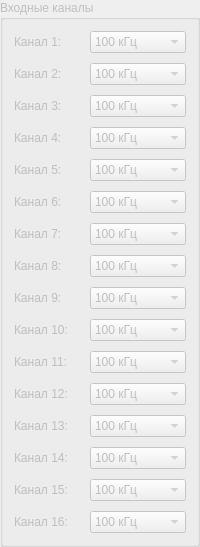
              <widget class="QGroupBox" name="gB_settingFreeq_inputs">
               <property name="enabled">
                <bool>false</bool>
               </property>
               <property name="title">
                <string>Входные каналы</string>
               </property>
               <layout class="QGridLayout" name="gridLayout_6">
                <item row="0" column="0">
                 <layout class="QVBoxLayout" name="verticalLayout_3">
                  <property name="spacing">
                   <number>10</number>
                  </property>
                  <item>
                   <layout class="QHBoxLayout" name="horizontalLayout_35">
                    <item>
                     <widget class="QLabel" name="l_ch_17">
                      <property name="text">
                       <string>Канал 1:</string>
                      </property>
                     </widget>
                    </item>
                    <item>
                     <widget class="QComboBox" name="cmbB_freeq_i_ch_1">
                      <property name="currentIndex">
                       <number>3</number>
                      </property>
                      <item>
                       <property name="text">
                        <string>Выкл.</string>
                       </property>
                      </item>
                      <item>
                       <property name="text">
                        <string>11-14.5 КГц</string>
                       </property>
                      </item>
                      <item>
                       <property name="text">
                        <string>36-60 кГц</string>
                       </property>
                      </item>
                      <item>
                       <property name="text">
                        <string>100 кГц</string>
                       </property>
                      </item>
                     </widget>
                    </item>
                   </layout>
                  </item>
                  <item>
                   <layout class="QHBoxLayout" name="horizontalLayout_36">
                    <item>
                     <widget class="QLabel" name="l_ch_18">
                      <property name="text">
                       <string>Канал 2:</string>
                      </property>
                     </widget>
                    </item>
                    <item>
                     <widget class="QComboBox" name="cmbB_freeq_i_ch_2">
                      <property name="currentIndex">
                       <number>3</number>
                      </property>
                      <item>
                       <property name="text">
                        <string>Выкл.</string>
                       </property>
                      </item>
                      <item>
                       <property name="text">
                        <string>11-14.5 КГц</string>
                       </property>
                      </item>
                      <item>
                       <property name="text">
                        <string>36-60 кГц</string>
                       </property>
                      </item>
                      <item>
                       <property name="text">
                        <string>100 кГц</string>
                       </property>
                      </item>
                     </widget>
                    </item>
                   </layout>
                  </item>
                  <item>
                   <layout class="QHBoxLayout" name="horizontalLayout_37">
                    <item>
                     <widget class="QLabel" name="l_ch_19">
                      <property name="text">
                       <string>Канал 3:</string>
                      </property>
                     </widget>
                    </item>
                    <item>
                     <widget class="QComboBox" name="cmbB_freeq_i_ch_3">
                      <property name="currentIndex">
                       <number>3</number>
                      </property>
                      <item>
                       <property name="text">
                        <string>Выкл.</string>
                       </property>
                      </item>
                      <item>
                       <property name="text">
                        <string>11-14.5 КГц</string>
                       </property>
                      </item>
                      <item>
                       <property name="text">
                        <string>36-60 кГц</string>
                       </property>
                      </item>
                      <item>
                       <property name="text">
                        <string>100 кГц</string>
                       </property>
                      </item>
                     </widget>
                    </item>
                   </layout>
                  </item>
                  <item>
                   <layout class="QHBoxLayout" name="horizontalLayout_38">
                    <item>
                     <widget class="QLabel" name="l_ch_20">
                      <property name="text">
                       <string>Канал 4:</string>
                      </property>
                     </widget>
                    </item>
                    <item>
                     <widget class="QComboBox" name="cmbB_freeq_i_ch_4">
                      <property name="currentIndex">
                       <number>3</number>
                      </property>
                      <item>
                       <property name="text">
                        <string>Выкл.</string>
                       </property>
                      </item>
                      <item>
                       <property name="text">
                        <string>11-14.5 КГц</string>
                       </property>
                      </item>
                      <item>
                       <property name="text">
                        <string>36-60 кГц</string>
                       </property>
                      </item>
                      <item>
                       <property name="text">
                        <string>100 кГц</string>
                       </property>
                      </item>
                     </widget>
                    </item>
                   </layout>
                  </item>
                  <item>
                   <layout class="QHBoxLayout" name="horizontalLayout_39">
                    <item>
                     <widget class="QLabel" name="l_ch_21">
                      <property name="text">
                       <string>Канал 5:</string>
                      </property>
                     </widget>
                    </item>
                    <item>
                     <widget class="QComboBox" name="cmbB_freeq_i_ch_5">
                      <property name="currentIndex">
                       <number>3</number>
                      </property>
                      <item>
                       <property name="text">
                        <string>Выкл.</string>
                       </property>
                      </item>
                      <item>
                       <property name="text">
                        <string>11-14.5 КГц</string>
                       </property>
                      </item>
                      <item>
                       <property name="text">
                        <string>36-60 кГц</string>
                       </property>
                      </item>
                      <item>
                       <property name="text">
                        <string>100 кГц</string>
                       </property>
                      </item>
                     </widget>
                    </item>
                   </layout>
                  </item>
                  <item>
                   <layout class="QHBoxLayout" name="horizontalLayout_40">
                    <item>
                     <widget class="QLabel" name="l_ch_22">
                      <property name="text">
                       <string>Канал 6:</string>
                      </property>
                     </widget>
                    </item>
                    <item>
                     <widget class="QComboBox" name="cmbB_freeq_i_ch_6">
                      <property name="currentIndex">
                       <number>3</number>
                      </property>
                      <item>
                       <property name="text">
                        <string>Выкл.</string>
                       </property>
                      </item>
                      <item>
                       <property name="text">
                        <string>11-14.5 КГц</string>
                       </property>
                      </item>
                      <item>
                       <property name="text">
                        <string>36-60 кГц</string>
                       </property>
                      </item>
                      <item>
                       <property name="text">
                        <string>100 кГц</string>
                       </property>
                      </item>
                     </widget>
                    </item>
                   </layout>
                  </item>
                  <item>
                   <layout class="QHBoxLayout" name="horizontalLayout_41">
                    <item>
                     <widget class="QLabel" name="l_ch_23">
                      <property name="text">
                       <string>Канал 7:</string>
                      </property>
                     </widget>
                    </item>
                    <item>
                     <widget class="QComboBox" name="cmbB_freeq_i_ch_7">
                      <property name="currentIndex">
                       <number>3</number>
                      </property>
                      <item>
                       <property name="text">
                        <string>Выкл.</string>
                       </property>
                      </item>
                      <item>
                       <property name="text">
                        <string>11-14.5 КГц</string>
                       </property>
                      </item>
                      <item>
                       <property name="text">
                        <string>36-60 кГц</string>
                       </property>
                      </item>
                      <item>
                       <property name="text">
                        <string>100 кГц</string>
                       </property>
                      </item>
                     </widget>
                    </item>
                   </layout>
                  </item>
                  <item>
                   <layout class="QHBoxLayout" name="horizontalLayout_42">
                    <item>
                     <widget class="QLabel" name="l_ch_24">
                      <property name="text">
                       <string>Канал 8:</string>
                      </property>
                     </widget>
                    </item>
                    <item>
                     <widget class="QComboBox" name="cmbB_freeq_i_ch_8">
                      <property name="currentIndex">
                       <number>3</number>
                      </property>
                      <item>
                       <property name="text">
                        <string>Выкл.</string>
                       </property>
                      </item>
                      <item>
                       <property name="text">
                        <string>11-14.5 КГц</string>
                       </property>
                      </item>
                      <item>
                       <property name="text">
                        <string>36-60 кГц</string>
                       </property>
                      </item>
                      <item>
                       <property name="text">
                        <string>100 кГц</string>
                       </property>
                      </item>
                     </widget>
                    </item>
                   </layout>
                  </item>
                  <item>
                   <layout class="QHBoxLayout" name="horizontalLayout_43">
                    <item>
                     <widget class="QLabel" name="l_ch_25">
                      <property name="text">
                       <string>Канал 9:</string>
                      </property>
                     </widget>
                    </item>
                    <item>
                     <widget class="QComboBox" name="cmbB_freeq_i_ch_9">
                      <property name="currentIndex">
                       <number>3</number>
                      </property>
                      <item>
                       <property name="text">
                        <string>Выкл.</string>
                       </property>
                      </item>
                      <item>
                       <property name="text">
                        <string>11-14.5 КГц</string>
                       </property>
                      </item>
                      <item>
                       <property name="text">
                        <string>36-60 кГц</string>
                       </property>
                      </item>
                      <item>
                       <property name="text">
                        <string>100 кГц</string>
                       </property>
                      </item>
                     </widget>
                    </item>
                   </layout>
                  </item>
                  <item>
                   <layout class="QHBoxLayout" name="horizontalLayout_44">
                    <item>
                     <widget class="QLabel" name="l_ch_26">
                      <property name="text">
                       <string>Канал 10:</string>
                      </property>
                     </widget>
                    </item>
                    <item>
                     <widget class="QComboBox" name="cmbB_freeq_i_ch_10">
                      <property name="currentIndex">
                       <number>3</number>
                      </property>
                      <item>
                       <property name="text">
                        <string>Выкл.</string>
                       </property>
                      </item>
                      <item>
                       <property name="text">
                        <string>11-14.5 КГц</string>
                       </property>
                      </item>
                      <item>
                       <property name="text">
                        <string>36-60 кГц</string>
                       </property>
                      </item>
                      <item>
                       <property name="text">
                        <string>100 кГц</string>
                       </property>
                      </item>
                     </widget>
                    </item>
                   </layout>
                  </item>
                  <item>
                   <layout class="QHBoxLayout" name="horizontalLayout_45">
                    <item>
                     <widget class="QLabel" name="l_ch_27">
                      <property name="text">
                       <string>Канал 11:</string>
                      </property>
                     </widget>
                    </item>
                    <item>
                     <widget class="QComboBox" name="cmbB_freeq_i_ch_11">
                      <property name="currentIndex">
                       <number>3</number>
                      </property>
                      <item>
                       <property name="text">
                        <string>Выкл.</string>
                       </property>
                      </item>
                      <item>
                       <property name="text">
                        <string>11-14.5 КГц</string>
                       </property>
                      </item>
                      <item>
                       <property name="text">
                        <string>36-60 кГц</string>
                       </property>
                      </item>
                      <item>
                       <property name="text">
                        <string>100 кГц</string>
                       </property>
                      </item>
                     </widget>
                    </item>
                   </layout>
                  </item>
                  <item>
                   <layout class="QHBoxLayout" name="horizontalLayout_46">
                    <item>
                     <widget class="QLabel" name="l_ch_28">
                      <property name="text">
                       <string>Канал 12:</string>
                      </property>
                     </widget>
                    </item>
                    <item>
                     <widget class="QComboBox" name="cmbB_freeq_i_ch_12">
                      <property name="currentIndex">
                       <number>3</number>
                      </property>
                      <item>
                       <property name="text">
                        <string>Выкл.</string>
                       </property>
                      </item>
                      <item>
                       <property name="text">
                        <string>11-14.5 КГц</string>
                       </property>
                      </item>
                      <item>
                       <property name="text">
                        <string>36-60 кГц</string>
                       </property>
                      </item>
                      <item>
                       <property name="text">
                        <string>100 кГц</string>
                       </property>
                      </item>
                     </widget>
                    </item>
                   </layout>
                  </item>
                  <item>
                   <layout class="QHBoxLayout" name="horizontalLayout_47">
                    <item>
                     <widget class="QLabel" name="l_ch_29">
                      <property name="text">
                       <string>Канал 13:</string>
                      </property>
                     </widget>
                    </item>
                    <item>
                     <widget class="QComboBox" name="cmbB_freeq_i_ch_13">
                      <property name="currentIndex">
                       <number>3</number>
                      </property>
                      <item>
                       <property name="text">
                        <string>Выкл.</string>
                       </property>
                      </item>
                      <item>
                       <property name="text">
                        <string>11-14.5 КГц</string>
                       </property>
                      </item>
                      <item>
                       <property name="text">
                        <string>36-60 кГц</string>
                       </property>
                      </item>
                      <item>
                       <property name="text">
                        <string>100 кГц</string>
                       </property>
                      </item>
                     </widget>
                    </item>
                   </layout>
                  </item>
                  <item>
                   <layout class="QHBoxLayout" name="horizontalLayout_48">
                    <item>
                     <widget class="QLabel" name="l_ch_30">
                      <property name="text">
                       <string>Канал 14:</string>
                      </property>
                     </widget>
                    </item>
                    <item>
                     <widget class="QComboBox" name="cmbB_freeq_i_ch_14">
                      <property name="currentIndex">
                       <number>3</number>
                      </property>
                      <item>
                       <property name="text">
                        <string>Выкл.</string>
                       </property>
                      </item>
                      <item>
                       <property name="text">
                        <string>11-14.5 КГц</string>
                       </property>
                      </item>
                      <item>
                       <property name="text">
                        <string>36-60 кГц</string>
                       </property>
                      </item>
                      <item>
                       <property name="text">
                        <string>100 кГц</string>
                       </property>
                      </item>
                     </widget>
                    </item>
                   </layout>
                  </item>
                  <item>
                   <layout class="QHBoxLayout" name="horizontalLayout_49">
                    <item>
                     <widget class="QLabel" name="l_ch_31">
                      <property name="text">
                       <string>Канал 15:</string>
                      </property>
                     </widget>
                    </item>
                    <item>
                     <widget class="QComboBox" name="cmbB_freeq_i_ch_15">
                      <property name="currentIndex">
                       <number>3</number>
                      </property>
                      <item>
                       <property name="text">
                        <string>Выкл.</string>
                       </property>
                      </item>
                      <item>
                       <property name="text">
                        <string>11-14.5 КГц</string>
                       </property>
                      </item>
                      <item>
                       <property name="text">
                        <string>36-60 кГц</string>
                       </property>
                      </item>
                      <item>
                       <property name="text">
                        <string>100 кГц</string>
                       </property>
                      </item>
                     </widget>
                    </item>
                   </layout>
                  </item>
                  <item>
                   <layout class="QHBoxLayout" name="horizontalLayout_50">
                    <item>
                     <widget class="QLabel" name="l_ch_32">
                      <property name="text">
                       <string>Канал 16:</string>
                      </property>
                     </widget>
                    </item>
                    <item>
                     <widget class="QComboBox" name="cmbB_freeq_i_ch_16">
                      <property name="currentIndex">
                       <number>3</number>
                      </property>
                      <item>
                       <property name="text">
                        <string>Выкл.</string>
                       </property>
                      </item>
                      <item>
                       <property name="text">
                        <string>11-14.5 КГц</string>
                       </property>
                      </item>
                      <item>
                       <property name="text">
                        <string>36-60 кГц</string>
                       </property>
                      </item>
                      <item>
                       <property name="text">
                        <string>100 кГц</string>
                       </property>
                      </item>
                     </widget>
                    </item>
                   </layout>
                  </item>
                 </layout>
                </item>
               </layout>
              </widget>
